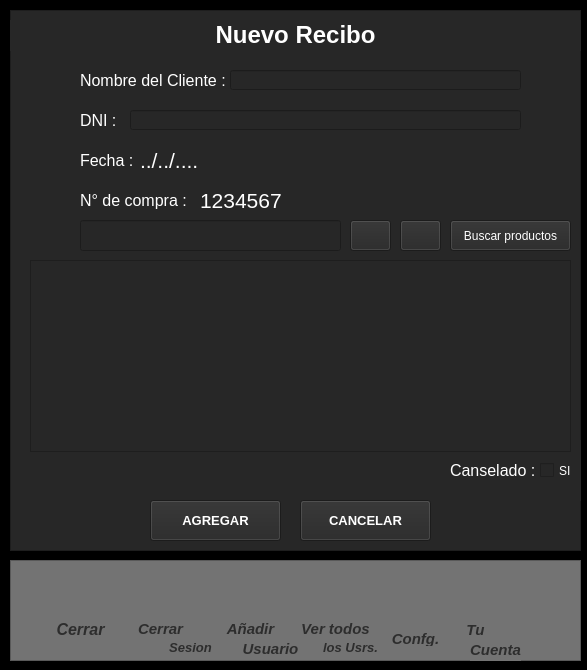
<?xml version="1.0" encoding="UTF-8"?>
<ui version="4.0">
 <class>Nuevo_Recibo_de_Venta</class>
 <widget class="QWidget" name="Nuevo_Recibo_de_Venta">
  <property name="geometry">
   <rect>
    <x>0</x>
    <y>0</y>
    <width>587</width>
    <height>670</height>
   </rect>
  </property>
  <property name="windowTitle">
   <string>Agregar Producto</string>
  </property>
  <property name="styleSheet">
   <string notr="true">background-color: rgb(0, 0, 0);
</string>
  </property>
  <widget class="QFrame" name="frame">
   <property name="geometry">
    <rect>
     <x>10</x>
     <y>10</y>
     <width>571</width>
     <height>541</height>
    </rect>
   </property>
   <property name="styleSheet">
    <string notr="true">background-color: rgb(39, 39, 39);</string>
   </property>
   <property name="frameShape">
    <enum>QFrame::StyledPanel</enum>
   </property>
   <property name="frameShadow">
    <enum>QFrame::Raised</enum>
   </property>
   <widget class="QLabel" name="label">
    <property name="geometry">
     <rect>
      <x>0</x>
      <y>10</y>
      <width>571</width>
      <height>31</height>
     </rect>
    </property>
    <property name="text">
     <string>&lt;html&gt;&lt;head/&gt;&lt;body&gt;&lt;p align=&quot;center&quot;&gt;&lt;span style=&quot; font-size:18pt; font-weight:600; color:#ffffff;&quot;&gt;Nuevo Recibo&lt;/span&gt;&lt;/p&gt;&lt;/body&gt;&lt;/html&gt;</string>
    </property>
   </widget>
   <widget class="QLabel" name="label_2">
    <property name="geometry">
     <rect>
      <x>70</x>
      <y>60</y>
      <width>151</width>
      <height>21</height>
     </rect>
    </property>
    <property name="font">
     <font>
      <pointsize>12</pointsize>
     </font>
    </property>
    <property name="styleSheet">
     <string notr="true">color: rgb(255, 255, 255);</string>
    </property>
    <property name="text">
     <string>Nombre del Cliente :</string>
    </property>
   </widget>
   <widget class="QLabel" name="label_13">
    <property name="geometry">
     <rect>
      <x>70</x>
      <y>100</y>
      <width>111</width>
      <height>21</height>
     </rect>
    </property>
    <property name="font">
     <font>
      <pointsize>12</pointsize>
     </font>
    </property>
    <property name="styleSheet">
     <string notr="true">color: rgb(255, 255, 255);</string>
    </property>
    <property name="text">
     <string>DNI :</string>
    </property>
   </widget>
   <widget class="QLabel" name="label_14">
    <property name="geometry">
     <rect>
      <x>70</x>
      <y>140</y>
      <width>161</width>
      <height>21</height>
     </rect>
    </property>
    <property name="font">
     <font>
      <pointsize>12</pointsize>
     </font>
    </property>
    <property name="styleSheet">
     <string notr="true">color: rgb(255, 255, 255);</string>
    </property>
    <property name="text">
     <string>Fecha :</string>
    </property>
   </widget>
   <widget class="QLabel" name="label_15">
    <property name="geometry">
     <rect>
      <x>70</x>
      <y>180</y>
      <width>221</width>
      <height>21</height>
     </rect>
    </property>
    <property name="font">
     <font>
      <pointsize>12</pointsize>
     </font>
    </property>
    <property name="styleSheet">
     <string notr="true">color: rgb(255, 255, 255);</string>
    </property>
    <property name="text">
     <string>N° de compra :</string>
    </property>
   </widget>
   <widget class="QLineEdit" name="Nombre_cliente">
    <property name="geometry">
     <rect>
      <x>220</x>
      <y>60</y>
      <width>291</width>
      <height>20</height>
     </rect>
    </property>
    <property name="styleSheet">
     <string notr="true">color: rgb(255, 255, 255);</string>
    </property>
   </widget>
   <widget class="QLineEdit" name="dni">
    <property name="geometry">
     <rect>
      <x>120</x>
      <y>100</y>
      <width>391</width>
      <height>20</height>
     </rect>
    </property>
    <property name="styleSheet">
     <string notr="true">color: rgb(255, 255, 255);</string>
    </property>
   </widget>
   <widget class="QPushButton" name="buscar_producto">
    <property name="geometry">
     <rect>
      <x>440</x>
      <y>210</y>
      <width>121</width>
      <height>31</height>
     </rect>
    </property>
    <property name="styleSheet">
     <string notr="true">color: rgb(255, 255, 255);</string>
    </property>
    <property name="text">
     <string>Buscar productos</string>
    </property>
    <property name="icon">
     <iconset>
      <normaloff>../assets/icons/new/lupa.png</normaloff>../assets/icons/new/lupa.png</iconset>
    </property>
   </widget>
   <widget class="QLabel" name="label_18">
    <property name="geometry">
     <rect>
      <x>440</x>
      <y>430</y>
      <width>91</width>
      <height>61</height>
     </rect>
    </property>
    <property name="font">
     <font>
      <pointsize>12</pointsize>
     </font>
    </property>
    <property name="styleSheet">
     <string notr="true">color: rgb(255, 255, 255);</string>
    </property>
    <property name="text">
     <string>Canselado :</string>
    </property>
   </widget>
   <widget class="QPushButton" name="Nuevo_recibo">
    <property name="geometry">
     <rect>
      <x>140</x>
      <y>490</y>
      <width>131</width>
      <height>41</height>
     </rect>
    </property>
    <property name="font">
     <font>
      <pointsize>10</pointsize>
      <weight>75</weight>
      <bold>true</bold>
     </font>
    </property>
    <property name="styleSheet">
     <string notr="true">color: rgb(255, 255, 255);</string>
    </property>
    <property name="text">
     <string>AGREGAR</string>
    </property>
    <property name="icon">
     <iconset>
      <normaloff>../assets/icons/new/art_pint/documento.png</normaloff>../assets/icons/new/art_pint/documento.png</iconset>
    </property>
    <property name="iconSize">
     <size>
      <width>35</width>
      <height>35</height>
     </size>
    </property>
   </widget>
   <widget class="QPushButton" name="Cancelar_recibo">
    <property name="geometry">
     <rect>
      <x>290</x>
      <y>490</y>
      <width>131</width>
      <height>41</height>
     </rect>
    </property>
    <property name="font">
     <font>
      <pointsize>10</pointsize>
      <weight>75</weight>
      <bold>true</bold>
     </font>
    </property>
    <property name="styleSheet">
     <string notr="true">color: rgb(255, 255, 255);</string>
    </property>
    <property name="text">
     <string>CANCELAR</string>
    </property>
    <property name="icon">
     <iconset>
      <normaloff>../assets/icons/new/art_pint/eliminar.png</normaloff>../assets/icons/new/art_pint/eliminar.png</iconset>
    </property>
    <property name="iconSize">
     <size>
      <width>35</width>
      <height>35</height>
     </size>
    </property>
   </widget>
   <widget class="QCheckBox" name="canselado">
    <property name="geometry">
     <rect>
      <x>530</x>
      <y>430</y>
      <width>141</width>
      <height>61</height>
     </rect>
    </property>
    <property name="styleSheet">
     <string notr="true">color: rgb(255, 255, 255);</string>
    </property>
    <property name="text">
     <string>SI</string>
    </property>
   </widget>
   <widget class="QTableView" name="table_de_recibo">
    <property name="geometry">
     <rect>
      <x>20</x>
      <y>250</y>
      <width>541</width>
      <height>192</height>
     </rect>
    </property>
   </widget>
   <widget class="QLabel" name="fecha_compra">
    <property name="geometry">
     <rect>
      <x>130</x>
      <y>140</y>
      <width>171</width>
      <height>21</height>
     </rect>
    </property>
    <property name="font">
     <font>
      <pointsize>16</pointsize>
     </font>
    </property>
    <property name="styleSheet">
     <string notr="true">color: rgb(255, 255, 255);</string>
    </property>
    <property name="text">
     <string>../../....</string>
    </property>
   </widget>
   <widget class="QLabel" name="id_compra">
    <property name="geometry">
     <rect>
      <x>190</x>
      <y>180</y>
      <width>171</width>
      <height>21</height>
     </rect>
    </property>
    <property name="font">
     <font>
      <pointsize>16</pointsize>
     </font>
    </property>
    <property name="styleSheet">
     <string notr="true">color: rgb(255, 255, 255);</string>
    </property>
    <property name="text">
     <string>1234567</string>
    </property>
   </widget>
   <widget class="QLineEdit" name="buscador_recibo">
    <property name="geometry">
     <rect>
      <x>70</x>
      <y>210</y>
      <width>261</width>
      <height>31</height>
     </rect>
    </property>
    <property name="styleSheet">
     <string notr="true">color: rgb(255, 255, 255);</string>
    </property>
   </widget>
   <widget class="QPushButton" name="borrar_producto">
    <property name="geometry">
     <rect>
      <x>340</x>
      <y>210</y>
      <width>41</width>
      <height>31</height>
     </rect>
    </property>
    <property name="font">
     <font>
      <pointsize>10</pointsize>
      <weight>75</weight>
      <bold>true</bold>
     </font>
    </property>
    <property name="styleSheet">
     <string notr="true">color: rgb(255, 255, 255);</string>
    </property>
    <property name="text">
     <string/>
    </property>
    <property name="icon">
     <iconset>
      <normaloff>../assets/icons/new/art_pint/eliminar.png</normaloff>../assets/icons/new/art_pint/eliminar.png</iconset>
    </property>
    <property name="iconSize">
     <size>
      <width>20</width>
      <height>20</height>
     </size>
    </property>
   </widget>
   <widget class="QPushButton" name="anadir_producto">
    <property name="geometry">
     <rect>
      <x>390</x>
      <y>210</y>
      <width>41</width>
      <height>31</height>
     </rect>
    </property>
    <property name="font">
     <font>
      <pointsize>10</pointsize>
      <weight>75</weight>
      <bold>true</bold>
     </font>
    </property>
    <property name="styleSheet">
     <string notr="true">color: rgb(255, 255, 255);</string>
    </property>
    <property name="text">
     <string/>
    </property>
    <property name="icon">
     <iconset>
      <normaloff>../assets/icons/new/art_pint/anadir.png</normaloff>../assets/icons/new/art_pint/anadir.png</iconset>
    </property>
    <property name="iconSize">
     <size>
      <width>20</width>
      <height>20</height>
     </size>
    </property>
   </widget>
  </widget>
  <widget class="QFrame" name="frame_2">
   <property name="geometry">
    <rect>
     <x>10</x>
     <y>560</y>
     <width>571</width>
     <height>101</height>
    </rect>
   </property>
   <property name="styleSheet">
    <string notr="true">background-color: rgb(115, 115, 115);</string>
   </property>
   <property name="frameShape">
    <enum>QFrame::StyledPanel</enum>
   </property>
   <property name="frameShadow">
    <enum>QFrame::Raised</enum>
   </property>
   <widget class="QPushButton" name="Your_users">
    <property name="geometry">
     <rect>
      <x>460</x>
      <y>10</y>
      <width>51</width>
      <height>51</height>
     </rect>
    </property>
    <property name="cursor">
     <cursorShape>PointingHandCursor</cursorShape>
    </property>
    <property name="styleSheet">
     <string notr="true">QPushButton:hover
{
	border-style: solid;
   	background-color:#bbdefb;

}

QPushButton:pressed
{
	 	background-color:#0069c0;
}</string>
    </property>
    <property name="text">
     <string/>
    </property>
    <property name="icon">
     <iconset>
      <normaloff>../assets/icons/new/art_pint/usuario (2).png</normaloff>../assets/icons/new/art_pint/usuario (2).png</iconset>
    </property>
    <property name="iconSize">
     <size>
      <width>40</width>
      <height>40</height>
     </size>
    </property>
    <property name="flat">
     <bool>true</bool>
    </property>
   </widget>
   <widget class="QPushButton" name="More_users">
    <property name="geometry">
     <rect>
      <x>300</x>
      <y>10</y>
      <width>51</width>
      <height>51</height>
     </rect>
    </property>
    <property name="cursor">
     <cursorShape>PointingHandCursor</cursorShape>
    </property>
    <property name="styleSheet">
     <string notr="true">QPushButton:hover
{
	border-style: solid;
   	background-color:#bbdefb;

}

QPushButton:pressed
{
	 	background-color:#0069c0;
}</string>
    </property>
    <property name="text">
     <string/>
    </property>
    <property name="icon">
     <iconset>
      <normaloff>../assets/icons/new/art_pint/grupo.png</normaloff>../assets/icons/new/art_pint/grupo.png</iconset>
    </property>
    <property name="iconSize">
     <size>
      <width>40</width>
      <height>40</height>
     </size>
    </property>
    <property name="flat">
     <bool>true</bool>
    </property>
   </widget>
   <widget class="QPushButton" name="Close_Main">
    <property name="geometry">
     <rect>
      <x>50</x>
      <y>10</y>
      <width>51</width>
      <height>51</height>
     </rect>
    </property>
    <property name="cursor">
     <cursorShape>PointingHandCursor</cursorShape>
    </property>
    <property name="styleSheet">
     <string notr="true">QPushButton:hover
{
	border-style: solid;
   	background-color:#bbdefb;

}

QPushButton:pressed
{
	 	background-color:#0069c0;
}</string>
    </property>
    <property name="text">
     <string/>
    </property>
    <property name="icon">
     <iconset>
      <normaloff>../assets/icons/new/art_pint/eliminar.png</normaloff>../assets/icons/new/art_pint/eliminar.png</iconset>
    </property>
    <property name="iconSize">
     <size>
      <width>40</width>
      <height>40</height>
     </size>
    </property>
    <property name="flat">
     <bool>true</bool>
    </property>
   </widget>
   <widget class="QPushButton" name="New_Users">
    <property name="geometry">
     <rect>
      <x>220</x>
      <y>10</y>
      <width>51</width>
      <height>51</height>
     </rect>
    </property>
    <property name="cursor">
     <cursorShape>PointingHandCursor</cursorShape>
    </property>
    <property name="styleSheet">
     <string notr="true">QPushButton:hover
{
	border-style: solid;
   	background-color:#bbdefb;

}

QPushButton:pressed
{
	 	background-color:#0069c0;
}</string>
    </property>
    <property name="text">
     <string/>
    </property>
    <property name="icon">
     <iconset>
      <normaloff>../assets/icons/new/art_pint/usuario.png</normaloff>../assets/icons/new/art_pint/usuario.png</iconset>
    </property>
    <property name="iconSize">
     <size>
      <width>40</width>
      <height>40</height>
     </size>
    </property>
    <property name="flat">
     <bool>true</bool>
    </property>
   </widget>
   <widget class="QPushButton" name="Confg">
    <property name="geometry">
     <rect>
      <x>380</x>
      <y>10</y>
      <width>51</width>
      <height>51</height>
     </rect>
    </property>
    <property name="cursor">
     <cursorShape>PointingHandCursor</cursorShape>
    </property>
    <property name="styleSheet">
     <string notr="true">QPushButton:hover
{
	border-style: solid;
   	background-color:#bbdefb;

}

QPushButton:pressed
{
	 	background-color:#0069c0;
}</string>
    </property>
    <property name="text">
     <string/>
    </property>
    <property name="icon">
     <iconset>
      <normaloff>../assets/icons/new/art_pint/ajustes.png</normaloff>../assets/icons/new/art_pint/ajustes.png</iconset>
    </property>
    <property name="iconSize">
     <size>
      <width>40</width>
      <height>40</height>
     </size>
    </property>
    <property name="flat">
     <bool>true</bool>
    </property>
   </widget>
   <widget class="QPushButton" name="Close_Users">
    <property name="geometry">
     <rect>
      <x>130</x>
      <y>10</y>
      <width>51</width>
      <height>51</height>
     </rect>
    </property>
    <property name="cursor">
     <cursorShape>PointingHandCursor</cursorShape>
    </property>
    <property name="styleSheet">
     <string notr="true">QPushButton:hover
{
	border-style: solid;
   	background-color:#bbdefb;

}

QPushButton:pressed
{
	 	background-color:#0069c0;
}</string>
    </property>
    <property name="text">
     <string/>
    </property>
    <property name="icon">
     <iconset>
      <normaloff>../assets/icons/new/art_pint/abra-bloqueo.png</normaloff>../assets/icons/new/art_pint/abra-bloqueo.png</iconset>
    </property>
    <property name="iconSize">
     <size>
      <width>40</width>
      <height>40</height>
     </size>
    </property>
    <property name="flat">
     <bool>true</bool>
    </property>
   </widget>
   <widget class="QLabel" name="label_3">
    <property name="geometry">
     <rect>
      <x>40</x>
      <y>60</y>
      <width>61</width>
      <height>16</height>
     </rect>
    </property>
    <property name="text">
     <string>&lt;html&gt;&lt;head/&gt;&lt;body&gt;&lt;p align=&quot;center&quot;&gt;&lt;span style=&quot; font-size:12pt; font-weight:600; font-style:italic; color:#2d2d2d;&quot;&gt;Cerrar&lt;/span&gt;&lt;/p&gt;&lt;/body&gt;&lt;/html&gt;</string>
    </property>
   </widget>
   <widget class="QLabel" name="label_4">
    <property name="geometry">
     <rect>
      <x>120</x>
      <y>60</y>
      <width>61</width>
      <height>16</height>
     </rect>
    </property>
    <property name="text">
     <string>&lt;html&gt;&lt;head/&gt;&lt;body&gt;&lt;p align=&quot;center&quot;&gt;&lt;span style=&quot; font-size:11pt; font-weight:600; font-style:italic; color:#2d2d2d;&quot;&gt;Cerrar&lt;/span&gt;&lt;/p&gt;&lt;/body&gt;&lt;/html&gt;</string>
    </property>
   </widget>
   <widget class="QLabel" name="label_5">
    <property name="geometry">
     <rect>
      <x>150</x>
      <y>80</y>
      <width>61</width>
      <height>16</height>
     </rect>
    </property>
    <property name="text">
     <string>&lt;html&gt;&lt;head/&gt;&lt;body&gt;&lt;p align=&quot;center&quot;&gt;&lt;span style=&quot; font-size:10pt; font-weight:600; font-style:italic; color:#2d2d2d;&quot;&gt;Sesion&lt;/span&gt;&lt;/p&gt;&lt;/body&gt;&lt;/html&gt;</string>
    </property>
   </widget>
   <widget class="QLabel" name="label_6">
    <property name="geometry">
     <rect>
      <x>210</x>
      <y>60</y>
      <width>61</width>
      <height>16</height>
     </rect>
    </property>
    <property name="text">
     <string>&lt;html&gt;&lt;head/&gt;&lt;body&gt;&lt;p align=&quot;center&quot;&gt;&lt;span style=&quot; font-size:11pt; font-weight:600; font-style:italic; color:#2d2d2d;&quot;&gt;Añadir&lt;/span&gt;&lt;/p&gt;&lt;/body&gt;&lt;/html&gt;</string>
    </property>
   </widget>
   <widget class="QLabel" name="label_7">
    <property name="geometry">
     <rect>
      <x>230</x>
      <y>80</y>
      <width>61</width>
      <height>16</height>
     </rect>
    </property>
    <property name="text">
     <string>&lt;html&gt;&lt;head/&gt;&lt;body&gt;&lt;p align=&quot;center&quot;&gt;&lt;span style=&quot; font-size:11pt; font-weight:600; font-style:italic; color:#2d2d2d;&quot;&gt;Usuario&lt;/span&gt;&lt;/p&gt;&lt;/body&gt;&lt;/html&gt;</string>
    </property>
   </widget>
   <widget class="QLabel" name="label_8">
    <property name="geometry">
     <rect>
      <x>290</x>
      <y>60</y>
      <width>71</width>
      <height>16</height>
     </rect>
    </property>
    <property name="text">
     <string>&lt;html&gt;&lt;head/&gt;&lt;body&gt;&lt;p align=&quot;center&quot;&gt;&lt;span style=&quot; font-size:11pt; font-weight:600; font-style:italic; color:#2d2d2d;&quot;&gt;Ver todos&lt;/span&gt;&lt;/p&gt;&lt;/body&gt;&lt;/html&gt;</string>
    </property>
   </widget>
   <widget class="QLabel" name="label_9">
    <property name="geometry">
     <rect>
      <x>310</x>
      <y>80</y>
      <width>61</width>
      <height>16</height>
     </rect>
    </property>
    <property name="text">
     <string>&lt;html&gt;&lt;head/&gt;&lt;body&gt;&lt;p align=&quot;center&quot;&gt;&lt;span style=&quot; font-size:10pt; font-weight:600; font-style:italic; color:#2d2d2d;&quot;&gt;los Usrs.&lt;/span&gt;&lt;/p&gt;&lt;/body&gt;&lt;/html&gt;</string>
    </property>
   </widget>
   <widget class="QLabel" name="label_10">
    <property name="geometry">
     <rect>
      <x>380</x>
      <y>70</y>
      <width>51</width>
      <height>16</height>
     </rect>
    </property>
    <property name="text">
     <string>&lt;html&gt;&lt;head/&gt;&lt;body&gt;&lt;p align=&quot;center&quot;&gt;&lt;span style=&quot; font-size:11pt; font-weight:600; font-style:italic; color:#2d2d2d;&quot;&gt;Confg.&lt;/span&gt;&lt;/p&gt;&lt;/body&gt;&lt;/html&gt;</string>
    </property>
   </widget>
   <widget class="QLabel" name="label_11">
    <property name="geometry">
     <rect>
      <x>450</x>
      <y>60</y>
      <width>31</width>
      <height>21</height>
     </rect>
    </property>
    <property name="text">
     <string>&lt;html&gt;&lt;head/&gt;&lt;body&gt;&lt;p align=&quot;center&quot;&gt;&lt;span style=&quot; font-size:11pt; font-weight:600; font-style:italic; color:#2d2d2d;&quot;&gt;Tu&lt;/span&gt;&lt;/p&gt;&lt;/body&gt;&lt;/html&gt;</string>
    </property>
   </widget>
   <widget class="QLabel" name="label_12">
    <property name="geometry">
     <rect>
      <x>460</x>
      <y>80</y>
      <width>51</width>
      <height>21</height>
     </rect>
    </property>
    <property name="text">
     <string>&lt;html&gt;&lt;head/&gt;&lt;body&gt;&lt;p align=&quot;center&quot;&gt;&lt;span style=&quot; font-size:11pt; font-weight:600; font-style:italic; color:#2d2d2d;&quot;&gt;Cuenta&lt;/span&gt;&lt;/p&gt;&lt;/body&gt;&lt;/html&gt;</string>
    </property>
   </widget>
   <zorder>label_5</zorder>
   <zorder>Your_users</zorder>
   <zorder>More_users</zorder>
   <zorder>Close_Main</zorder>
   <zorder>New_Users</zorder>
   <zorder>Confg</zorder>
   <zorder>label_3</zorder>
   <zorder>label_4</zorder>
   <zorder>Close_Users</zorder>
   <zorder>label_6</zorder>
   <zorder>label_7</zorder>
   <zorder>label_8</zorder>
   <zorder>label_9</zorder>
   <zorder>label_10</zorder>
   <zorder>label_11</zorder>
   <zorder>label_12</zorder>
  </widget>
 </widget>
 <resources/>
 <connections/>
</ui>
